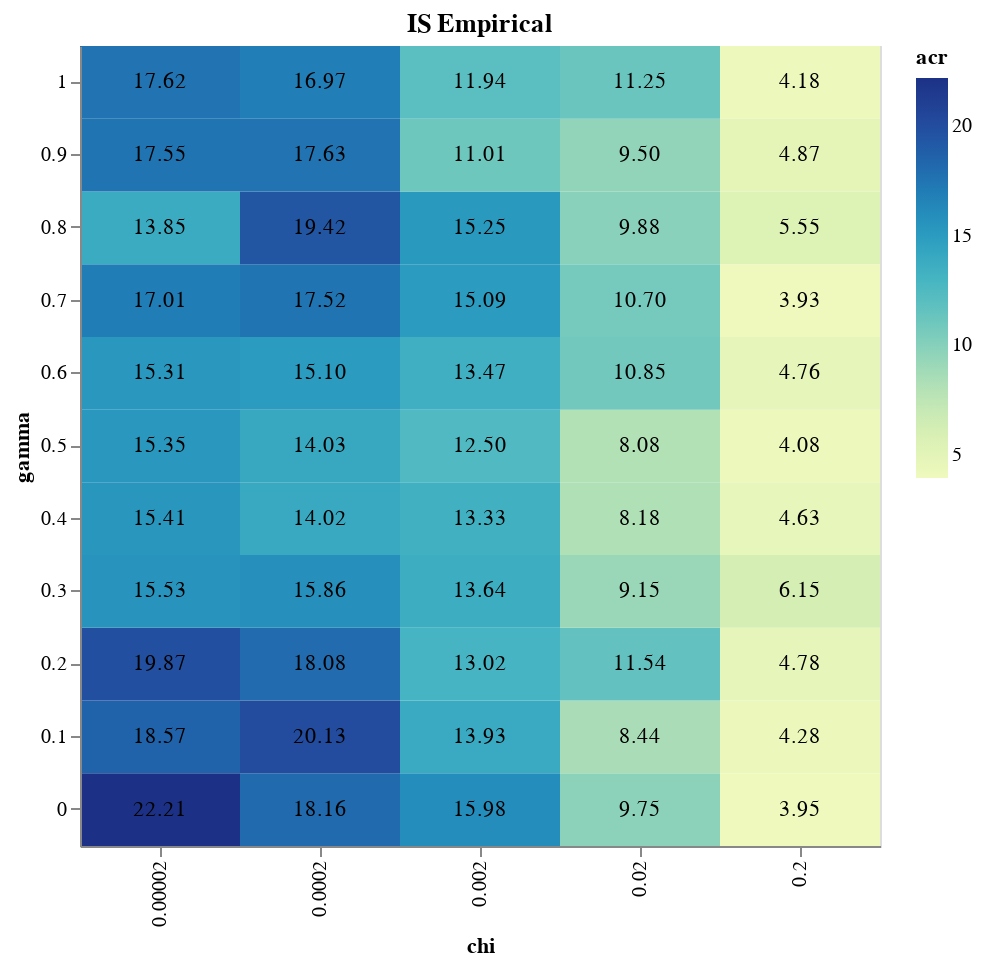

The notebook cell this image was saved under:
### Code cell
heatmap + text

### Figure 1 — Vega-Lite specification as saved in the notebook (floating-point values rounded to 4 significant figures)
{"config": {"view": {"continuousWidth": 400, "continuousHeight": 300}}, "layer": [{"mark": "rect", "encoding": {"color": {"field": "acr", "type": "quantitative"}, "x": {"field": "chi", "type": "ordinal"}, "y": {"field": "gamma", "sort": {"field": "gamma", "order": "descending"}, "type": "ordinal"}}, "height": 400, "title": "IS Empirical", "width": 400}, {"mark": "text", "encoding": {"color": {"value": "black"}, "text": {"field": "acr", "format": ".2f", "type": "quantitative"}, "x": {"field": "chi", "type": "ordinal"}, "y": {"field": "gamma", "sort": {"field": "gamma", "order": "descending"}, "type": "ordinal"}}, "height": 400, "title": "IS Empirical", "width": 400}], "data": {"name": "data-ebc393ee6dbd05b8bb33ac20b83bf16a"}, "$schema": "https://vega.github.io/schema/vega-lite/v4.17.0.json", "datasets": {"data-ebc393ee6dbd05b8bb33ac20b83bf16a": [{"gamma": 0.0, "chi": 2e-05, "acr": 22.21, "g_reps": 0.1865, "nice_eps": 0.5218, "AllD": 0.7935, "pDisc": 0.1731, "Disc": 0.00102, "AllC": 0.03245}, {"gamma": 0.0, "chi": 0.0002, "acr": 18.16, "g_reps": 0.2216, "nice_eps": 0.4416, "AllD": 0.7308, "pDisc": 0.2204, "Disc": 0.0476, "AllC": 0.0012}, {"gamma": 0.0, "chi": 0.002, "acr": 15.98, "g_reps": 0.1482, "nice_eps": 0.4206, "AllD": 0.8314, "pDisc": 0.113, "Disc": 0.0048, "AllC": 0.0508}, {"gamma": 0.0, "chi": 0.02, "acr": 9.753, "g_reps": 0.1004, "nice_eps": 0.4812, "AllD": 0.8796, "pDisc": 0.0616, "Disc": 0.0004, "AllC": 0.0584}, {"gamma": 0.0, "chi": 0.2, "acr": 3.946, "g_reps": 0.0508, "nice_eps": 0.4256, "AllD": 0.9336, "pDisc": 0.0412, "Disc": 0.0008, "AllC": 0.0244}, {"gamma": 0.1, "chi": 2e-05, "acr": 18.57, "g_reps": 0.1827, "nice_eps": 0.4965, "AllD": 0.782, "pDisc": 0.1627, "Disc": 0.01143, "AllC": 0.04388}, {"gamma": 0.1, "chi": 0.0002, "acr": 20.13, "g_reps": 0.1988, "nice_eps": 0.4484, "AllD": 0.7084, "pDisc": 0.2276, "Disc": 0.0264, "AllC": 0.0376}, {"gamma": 0.1, "chi": 0.002, "acr": 13.93, "g_reps": 0.1742, "nice_eps": 0.47, "AllD": 0.8012, "pDisc": 0.1394, "Disc": 0.0044, "AllC": 0.055}, {"gamma": 0.1, "chi": 0.02, "acr": 8.444, "g_reps": 0.1072, "nice_eps": 0.4368, "AllD": 0.8552, "pDisc": 0.0668, "Disc": 0.0172, "AllC": 0.0608}, {"gamma": 0.1, "chi": 0.2, "acr": 4.281, "g_reps": 0.0368, "nice_eps": 0.5136, "AllD": 0.944, "pDisc": 0.0172, "Disc": 0.0292, "AllC": 0.0096}, {"gamma": 0.2, "chi": 2e-05, "acr": 19.87, "g_reps": 0.1341, "nice_eps": 0.5486, "AllD": 0.8314, "pDisc": 0.09816, "Disc": 0.03163, "AllC": 0.03878}, {"gamma": 0.2, "chi": 0.0002, "acr": 18.08, "g_reps": 0.2516, "nice_eps": 0.6408, "AllD": 0.6936, "pDisc": 0.244, "Disc": 0.0224, "AllC": 0.04}, {"gamma": 0.2, "chi": 0.002, "acr": 13.02, "g_reps": 0.098, "nice_eps": 0.504, "AllD": 0.86, "pDisc": 0.0914, "Disc": 0.0036, "AllC": 0.045}, {"gamma": 0.2, "chi": 0.02, "acr": 11.54, "g_reps": 0.0864, "nice_eps": 0.412, "AllD": 0.8824, "pDisc": 0.0224, "Disc": 0.0428, "AllC": 0.0524}, {"gamma": 0.2, "chi": 0.2, "acr": 4.784, "g_reps": 0.0184, "nice_eps": 0.4756, "AllD": 0.9704, "pDisc": 0.0236, "Disc": 0.0008, "AllC": 0.0052}, {"gamma": 0.3, "chi": 2e-05, "acr": 15.53, "g_reps": 0.1633, "nice_eps": 0.5167, "AllD": 0.7869, "pDisc": 0.1343, "Disc": 0.02245, "AllC": 0.05633}, {"gamma": 0.3, "chi": 0.0002, "acr": 15.86, "g_reps": 0.2304, "nice_eps": 0.5388, "AllD": 0.7084, "pDisc": 0.2588, "Disc": 0.0132, "AllC": 0.0196}, {"gamma": 0.3, "chi": 0.002, "acr": 13.64, "g_reps": 0.163, "nice_eps": 0.5384, "AllD": 0.8106, "pDisc": 0.13, "Disc": 0.0064, "AllC": 0.053}, {"gamma": 0.3, "chi": 0.02, "acr": 9.15, "g_reps": 0.0868, "nice_eps": 0.3176, "AllD": 0.8888, "pDisc": 0.0596, "Disc": 0.0064, "AllC": 0.0452}, {"gamma": 0.3, "chi": 0.2, "acr": 6.151, "g_reps": 0.0336, "nice_eps": 0.4664, "AllD": 0.9408, "pDisc": 0.0356, "Disc": 0.0052, "AllC": 0.0184}, {"gamma": 0.4, "chi": 2e-05, "acr": 15.41, "g_reps": 0.141, "nice_eps": 0.5386, "AllD": 0.8292, "pDisc": 0.1139, "Disc": 0.01837, "AllC": 0.03857}, {"gamma": 0.4, "chi": 0.0002, "acr": 14.02, "g_reps": 0.1016, "nice_eps": 0.48, "AllD": 0.8592, "pDisc": 0.1104, "Disc": 0.002, "AllC": 0.0284}, {"gamma": 0.4, "chi": 0.002, "acr": 13.33, "g_reps": 0.1428, "nice_eps": 0.4846, "AllD": 0.8212, "pDisc": 0.123, "Disc": 0.0106, "AllC": 0.0452}, {"gamma": 0.4, "chi": 0.02, "acr": 8.178, "g_reps": 0.0544, "nice_eps": 0.4848, "AllD": 0.9112, "pDisc": 0.0264, "Disc": 0.0216, "AllC": 0.0408}, {"gamma": 0.4, "chi": 0.2, "acr": 4.631, "g_reps": 0.0364, "nice_eps": 0.478, "AllD": 0.9324, "pDisc": 0.0492, "Disc": 0.0012, "AllC": 0.0172}, {"gamma": 0.5, "chi": 2e-05, "acr": 15.35, "g_reps": 0.1502, "nice_eps": 0.4771, "AllD": 0.8273, "pDisc": 0.1039, "Disc": 0.02612, "AllC": 0.04265}, {"gamma": 0.5, "chi": 0.0002, "acr": 14.03, "g_reps": 0.2064, "nice_eps": 0.56, "AllD": 0.7624, "pDisc": 0.1488, "Disc": 0.0208, "AllC": 0.068}, {"gamma": 0.5, "chi": 0.002, "acr": 12.5, "g_reps": 0.127, "nice_eps": 0.5838, "AllD": 0.8434, "pDisc": 0.0842, "Disc": 0.023, "AllC": 0.0494}, {"gamma": 0.5, "chi": 0.02, "acr": 8.078, "g_reps": 0.1436, "nice_eps": 0.582, "AllD": 0.8148, "pDisc": 0.0972, "Disc": 0.0208, "AllC": 0.0672}, {"gamma": 0.5, "chi": 0.2, "acr": 4.079, "g_reps": 0.0248, "nice_eps": 0.5204, "AllD": 0.9732, "pDisc": 0.0064, "Disc": 0.0016, "AllC": 0.0188}, {"gamma": 0.6, "chi": 2e-05, "acr": 15.31, "g_reps": 0.1418, "nice_eps": 0.4449, "AllD": 0.8243, "pDisc": 0.1022, "Disc": 0.02571, "AllC": 0.04776}, {"gamma": 0.6, "chi": 0.0002, "acr": 15.1, "g_reps": 0.082, "nice_eps": 0.4784, "AllD": 0.868, "pDisc": 0.0844, "Disc": 0.0092, "AllC": 0.0384}, {"gamma": 0.6, "chi": 0.002, "acr": 13.47, "g_reps": 0.1606, "nice_eps": 0.5914, "AllD": 0.824, "pDisc": 0.1008, "Disc": 0.0016, "AllC": 0.0736}, {"gamma": 0.6, "chi": 0.02, "acr": 10.85, "g_reps": 0.1092, "nice_eps": 0.5316, "AllD": 0.8152, "pDisc": 0.0828, "Disc": 0.0388, "AllC": 0.0632}, {"gamma": 0.6, "chi": 0.2, "acr": 4.756, "g_reps": 0.0056, "nice_eps": 0.4768, "AllD": 0.988, "pDisc": 0.0104, "Disc": 0.0012, "AllC": 0.0004}, {"gamma": 0.7, "chi": 2e-05, "acr": 17.01, "g_reps": 0.2055, "nice_eps": 0.4422, "AllD": 0.7333, "pDisc": 0.1551, "Disc": 0.02367, "AllC": 0.08796}, {"gamma": 0.7, "chi": 0.0002, "acr": 17.52, "g_reps": 0.2968, "nice_eps": 0.6508, "AllD": 0.6412, "pDisc": 0.1836, "Disc": 0.0528, "AllC": 0.1224}, {"gamma": 0.7, "chi": 0.002, "acr": 15.09, "g_reps": 0.1048, "nice_eps": 0.4822, "AllD": 0.8336, "pDisc": 0.1176, "Disc": 0.0174, "AllC": 0.0314}, {"gamma": 0.7, "chi": 0.02, "acr": 10.7, "g_reps": 0.064, "nice_eps": 0.56, "AllD": 0.8824, "pDisc": 0.0724, "Disc": 0.0204, "AllC": 0.0248}, {"gamma": 0.7, "chi": 0.2, "acr": 3.927, "g_reps": 0.0056, "nice_eps": 0.4728, "AllD": 0.996, "pDisc": 0.0012, "Disc": 0.0016, "AllC": 0.0012}, {"gamma": 0.8, "chi": 2e-05, "acr": 13.85, "g_reps": 0.09102, "nice_eps": 0.601, "AllD": 0.8704, "pDisc": 0.08531, "Disc": 0.02551, "AllC": 0.01878}, {"gamma": 0.8, "chi": 0.0002, "acr": 19.42, "g_reps": 0.1472, "nice_eps": 0.5956, "AllD": 0.8, "pDisc": 0.162, "Disc": 0.0272, "AllC": 0.0108}, {"gamma": 0.8, "chi": 0.002, "acr": 15.25, "g_reps": 0.1394, "nice_eps": 0.4678, "AllD": 0.823, "pDisc": 0.1258, "Disc": 0.0104, "AllC": 0.0408}, {"gamma": 0.8, "chi": 0.02, "acr": 9.878, "g_reps": 0.1152, "nice_eps": 0.544, "AllD": 0.8272, "pDisc": 0.1148, "Disc": 0.0004, "AllC": 0.0576}, {"gamma": 0.8, "chi": 0.2, "acr": 5.548, "g_reps": 0.0108, "nice_eps": 0.6608, "AllD": 0.994, "pDisc": 0.0044, "Disc": 0.0012, "AllC": 0.0004}, {"gamma": 0.9, "chi": 2e-05, "acr": 17.55, "g_reps": 0.2288, "nice_eps": 0.5918, "AllD": 0.742, "pDisc": 0.1559, "Disc": 0.02122, "AllC": 0.08082}, {"gamma": 0.9, "chi": 0.0002, "acr": 17.63, "g_reps": 0.1392, "nice_eps": 0.6156, "AllD": 0.8216, "pDisc": 0.1024, "Disc": 0.0032, "AllC": 0.0728}, {"gamma": 0.9, "chi": 0.002, "acr": 11.01, "g_reps": 0.0774, "nice_eps": 0.525, "AllD": 0.8998, "pDisc": 0.0582, "Disc": 0.0118, "AllC": 0.0302}, {"gamma": 0.9, "chi": 0.02, "acr": 9.504, "g_reps": 0.0808, "nice_eps": 0.5488, "AllD": 0.8672, "pDisc": 0.048, "Disc": 0.064, "AllC": 0.0208}, {"gamma": 0.9, "chi": 0.2, "acr": 4.87, "g_reps": 0.0424, "nice_eps": 0.4504, "AllD": 0.9492, "pDisc": 0.0356, "Disc": 0.0004, "AllC": 0.0148}, {"gamma": 1.0, "chi": 2e-05, "acr": 17.62, "g_reps": 0.1206, "nice_eps": 0.5961, "AllD": 0.8461, "pDisc": 0.1247, "Disc": 0.01776, "AllC": 0.01143}, {"gamma": 1.0, "chi": 0.0002, "acr": 16.97, "g_reps": 0.1292, "nice_eps": 0.4744, "AllD": 0.824, "pDisc": 0.134, "Disc": 0.0036, "AllC": 0.0384}, {"gamma": 1.0, "chi": 0.002, "acr": 11.94, "g_reps": 0.175, "nice_eps": 0.4614, "AllD": 0.7948, "pDisc": 0.1104, "Disc": 0.0188, "AllC": 0.076}, {"gamma": 1.0, "chi": 0.02, "acr": 11.25, "g_reps": 0.0852, "nice_eps": 0.4608, "AllD": 0.9068, "pDisc": 0.0344, "Disc": 0.0004, "AllC": 0.0584}, {"gamma": 1.0, "chi": 0.2, "acr": 4.185, "g_reps": 0.0504, "nice_eps": 0.4428, "AllD": 0.9196, "pDisc": 0.066, "Disc": 0.0036, "AllC": 0.0108}]}}
